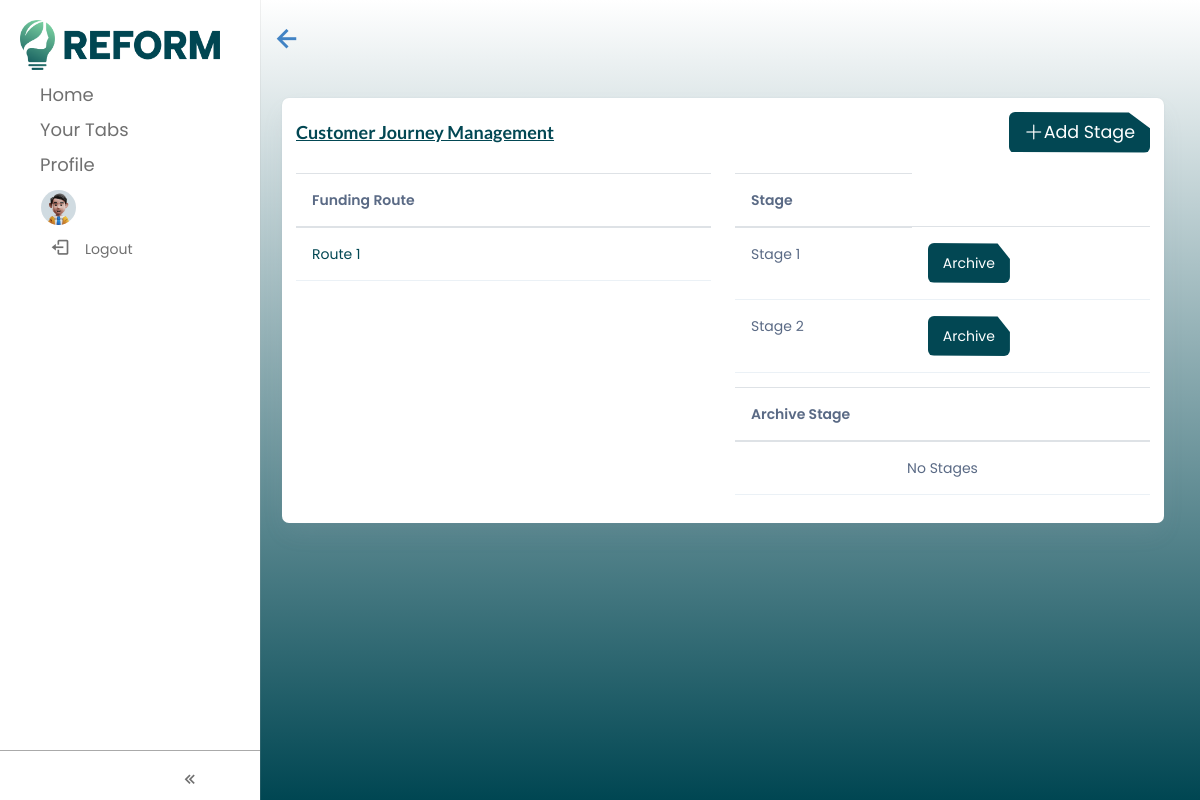
The page /customer_journey on the database its author committed.
### funding_route_app/models.py (models this page shows, shortened)
class Route(models.Model):
    name = models.CharField(max_length=999, blank= True, null=True)
    managed_by = models.CharField(max_length=999, blank= True, null=True)
    main_contact = models.CharField(max_length=999, blank= True, null=True)
    telephone = models.CharField(max_length=15, blank= True, null=True)
    email = models.EmailField(max_length=255)
    council = models.ManyToManyField('region_app.Councils',related_name='routes')
    description = models.CharField(max_length=999, blank= True, null=True)
    documents = models.ManyToManyField('home.Document',related_name='route')
    order = models.IntegerField(blank=True, null=True)
    global_archive = models.BooleanField(default=False)
    product = models.ManyToManyField("product_app.Product", related_name="route")

### home/models.py (models this page shows, shortened)
class Stage(models.Model):
    name = models.CharField(max_length=999, blank= True, null=True)
    council = models.ForeignKey('region_app.Councils', related_name='stage', on_delete=models.SET_NULL, blank=True, null=True)
    order = models.IntegerField(blank=True, null=True)
    description = models.CharField(max_length=999, blank=True, null=True)
    fields = models.JSONField(blank= True, null=True)
    client = models.ForeignKey('client_app.Clients', related_name='stage', on_delete=models.SET_NULL, blank=True, null=True)
    global_archive = models.BooleanField(default=False)
    documents = models.ManyToManyField(
        "home.Document", related_name="stage",
    )
    templateable = models.BooleanField(default=False)
    question = models.ManyToManyField("question_actions_requirements_app.Questions", related_name="stage")

### customer_journey_app/views.py (the view)
# urls.py: path("customer_journey", views.customer_journey, name="customer_journey"),
def customer_journey(request):
    routes = Route.objects.all().filter(global_archive=False)
    stages = Stage.objects.all().filter(global_archive=False)
    archived_stages = Stage.objects.all().filter(global_archive=True)
    return render(request, "home/customer_journey.html", {"funding_routes": routes, "stages":stages, "archived_stages":archived_stages})

### customer_journey_app/templates/home/customer_journey.html (shortened to what this page needs)
{% extends 'base.html' %} {% load static %} {% block content %}
<div class="row container-fluid">
  <div class="container-fluid pt-4">
    <div class="card p-0">
      <div class="card-body p-3 m-0">
        <div
          class="d-sm-flex d-block align-items-center justify-content-between mb-9"
        >
          <div class="mb-3 mb-sm-0">
            <a href="{% url 'customer_journey_app:customer_journey' %}">
              <h5
                class="card-title fw-semibold text-primary text-decoration-underline"
              >
                Customer Journey Management
              </h5></a
            >
          </div>
          <div>
            <a class="reform_btn fs-6" href="/add_stage">
              <i class="bi bi-plus-lg"></i> Add Stage
            </a>
          </div>
        </div>
        <div class="row">
          <div style="overflow-x: auto" class="col-6">
            <table class="table" style="overflow-x: auto">
              <thead>
                <tr>
                  <th>Funding Route</th>
                </tr>
              </thead>
              <tbody>
                {% if funding_routes %} {% for route in funding_routes %}
                <tr>
                  <td><a class="text-primary" href="{% url 'customer_journey_app:cj_route' route.id %}">{{ route.name }}</a></td>
                </tr>
                {% endfor %} {% else %}
                <tr
                  class="text-center display-flex align-items-center justify-content-center"
                >
                  <td colspan="9" class="text-center">No Routes</td>
                </tr>
                {% endif %}
              </tbody>
            </table>
          </div>
          <div style="overflow-x: auto" class="col-6">
            <table class="table" style="overflow-x: auto">
              <thead>
                <tr>
                  <th>Stage</th>
                </tr>
              </thead>
              <tbody>
                {% if stages %} {% for stage in stages %}
                <tr>
                  <td>{{ stage.name }}</td>
                  <td><a class="reform_btn " href="/archive_global_stage/{{stage.id}}">
                    {% if stage.global_archive %}
                      Unarchive
                    {% else %}
                      Archive
                    {% endif %}
                  </a></td>
                </tr>
                {% endfor %} {% else %}
                <tr
                  class="text-center display-flex align-items-center justify-content-center"
                >
                  <td colspan="9" class="text-center">No Stages</td>
                </tr>
                {% endif %}
              </tbody>
            </table>
            <table class="table" style="overflow-x: auto">
              <thead>
                <tr>
                  <th>Archive Stage</th>
                </tr>
              </thead>
              <tbody>
                {% if archived_stages %} {% for stage in archived_stages %}
                <tr>
                  <td>{{ stage.name }}</td>
                  <td><a class="reform_btn" href="/archive_global_stage/{{stage.id}}">
                    {% if stage.global_archive %}
                      Unarchive
                    {% else %}
                      Archive
                    {% endif %}
                  </a></td>
                </tr>
                {% endfor %} {% else %}
                <tr
                  class="text-center display-flex align-items-center justify-content-center"
                >
                  <td colspan="9" class="text-center">No Stages</td>
                </tr>
                {% endif %}
              </tbody>
            </table>
          </div>
        </div>
      </div>
    </div>
  </div>
</div>
{% endblock %}

### static/css/comboTreeStyle.css (style rules this page uses)
:root { --ct-bg: #fff; --ct-border-color: #e1e1e1; --ct-border-radius: 0.5rem; --ct-tree-hover: #efefef; --ct-selection: #418eff; --ct-padding: 0.5rem; }

### static/css/nav.css (style rules this page uses)
* { margin: 0; padding: 0; box-sizing: border-box; font-family: "Poppins", sans-serif; }
:root { --white-color: #fff; --blue-color: #4070f4; --grey-color: #707070; --grey-color-light: #aaa; }
body { transition: all 0.5s ease; }

### templates/base.html (style rules this page uses)
body { background-image: linear-gradient(#fff, #004652); background-attachment: fixed; margin: 0; }
.text-primary { color: #024753 !important; }
.reform_btn { width: fit-content; padding: 10px 15px; border: none; background-color: #024753; color: white; clip-path: polygon(85% 1%, 100% 40%, 100% 100%, 0 99%, 0 0); border-radius: 6px; cursor: pointer; display: flex; align-items: center; justify-content: center; }
i { font-size:20px; }

### rows shown on the page
Route: name "Route 1"
Stage: name "Stage 1", global_archive "Archive"
Stage: name "Stage 2", global_archive "Archive"
